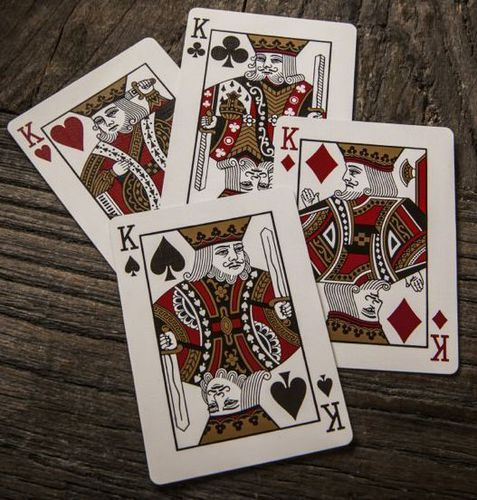
#> input picture resources/cards.jpg, 477 x 500 px, given in place of the camera
$ python g.py
#> lines starting #> are read from the running program, lines starting #| are printed output that depends on the picture; after the words box and inside, x2 and y2 are one past the last pixel; in counts of white or black regions, pixels touching at a corner belong together
# Colors & Color Detection

import cv2
import numpy as np


def redMask(hsvFrame):
    lowerb = np.array([161, 155, 84])
    higherb = np.array([179, 255, 255])
    return cv2.inRange(hsvFrame, lowerb, higherb)

def blueMask(hsvFrame):
    lowerb = np.array([94, 80, 2])
    upperb = np.array([126, 255, 255])
    return cv2.inRange(hsvFrame, lowerb, upperb)

def greenMask(hsvFrame):
    lowerb = np.array([25, 52, 72])
    upperb = np.array([102, 255, 255])
    return cv2.inRange(hsvFrame, lowerb, upperb)

if __name__ == "__main__":
    cap = cv2.VideoCapture(0)

    while True:
        # get the frame from video capture
        success, frame = cap.read()
#> frame is the input picture: shape (500, 477, 3); mean B, G, R 88.1, 96.6, 109.6
        width = int(cap.get(3))
        height = int(cap.get(4))

        smallerFrame = cv2.resize(frame, (0, 0), fx=0.5, fy=0.5)
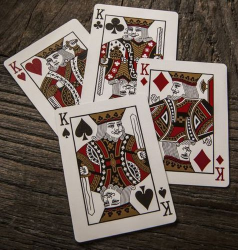
#> smallerFrame: shape (250, 238, 3); mean B, G, R 88.4, 96.8, 109.8

        hsvFrame = cv2.cvtColor(smallerFrame, cv2.COLOR_BGR2HSV)
#> hsvFrame: shape (250, 238, 3); mean H, S, V 20.7, 72.3, 109.9

        frame[:height//2, :width//2] = cv2.bitwise_and(smallerFrame, smallerFrame, mask=redMask(hsvFrame))
#> in redMask, `return cv2.inRange(hsvFrame, lowerb, higherb)`:
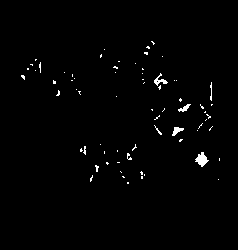
#> returned value: shape (250, 238); 1.1% white in thin lines or dots, all inside (x1, y1, x2, y2) = (21, 41, 220, 184)
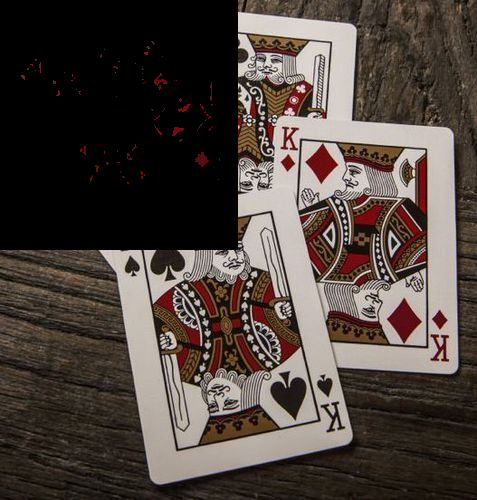
#> frame: shape (500, 477, 3); mean B, G, R 62.3, 68.4, 78.3
        frame[height//2:, :width//2] = cv2.bitwise_and(smallerFrame, smallerFrame, mask=greenMask(hsvFrame))
#> in greenMask, `return cv2.inRange(hsvFrame, lowerb, upperb)`:
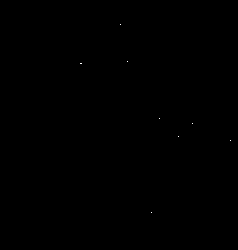
#> returned value: shape (250, 238); 0.02% white in thin lines or dots, all inside (x1, y1, x2, y2) = (80, 24, 231, 213)
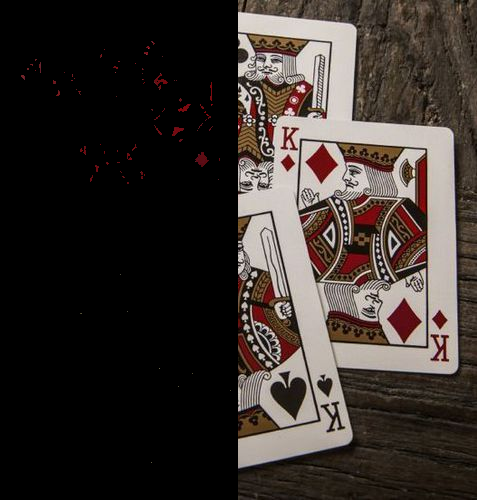
#> frame: shape (500, 477, 3); mean B, G, R 45.3, 49.3, 56.5
        frame[:height//2, width//2:] = cv2.bitwise_and(smallerFrame, smallerFrame, mask=blueMask(hsvFrame))
#> in blueMask, `return cv2.inRange(hsvFrame, lowerb, upperb)`: returned value: shape (250, 238); 0.01% white in thin lines or dots, all inside (x1, y1, x2, y2) = (135, 226, 160, 232)
#> (the run stopped early here; a loop or call above may not have finished)

$ run again, on resources/eby1.jpg
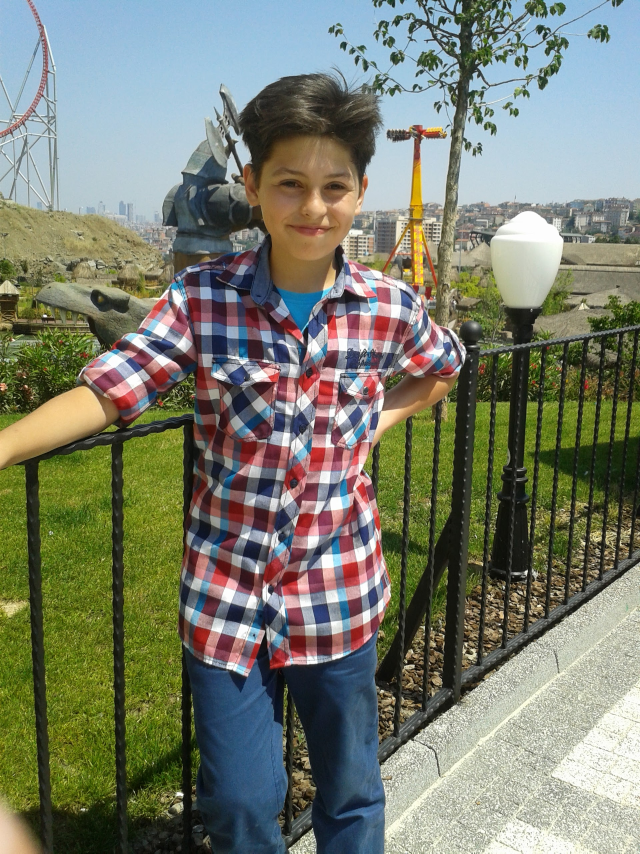
#> input picture resources/eby1.jpg, 1920 x 2560 px, given in place of the camera (shown at 1/3 size)
#> frame is the input picture: shape (2560, 1920, 3); mean B, G, R 110.2, 126.1, 121.4
#> hsvFrame: shape (1280, 960, 3); mean H, S, V 62.6, 93.5, 139.4
#> in redMask, `return cv2.inRange(hsvFrame, lowerb, higherb)`:
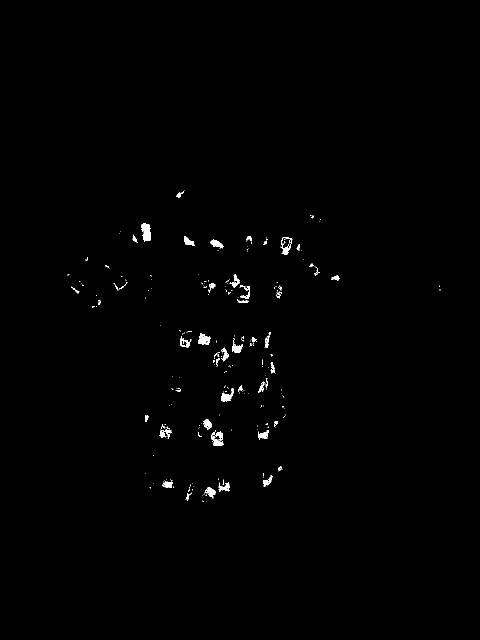
#> returned value: shape (1280, 960) (shown at 1/2 size); 0.57% white; 250 white regions (200 under 20 px), largest, box (x1, y1, x2, y2) and area: (282, 447, 301, 483) 503, (423, 863, 447, 891) 401, (396, 667, 421, 690) 349
#> `frame[height//2:, width//2:] = smallerFrame`:
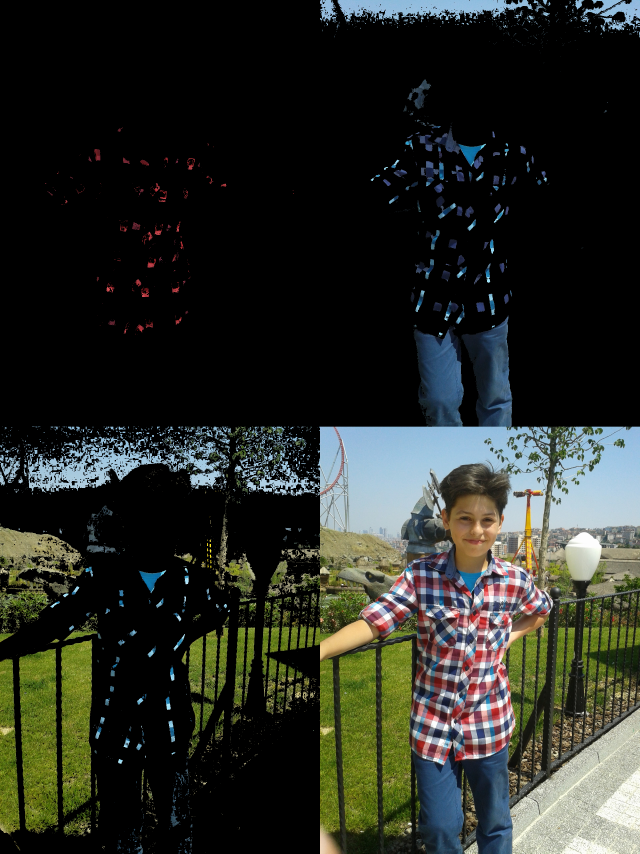
#> frame: shape (2560, 1920, 3) (shown at 1/3 size); mean B, G, R 36.8, 43.4, 40.3

$ run again, on resources/eby2.jpg
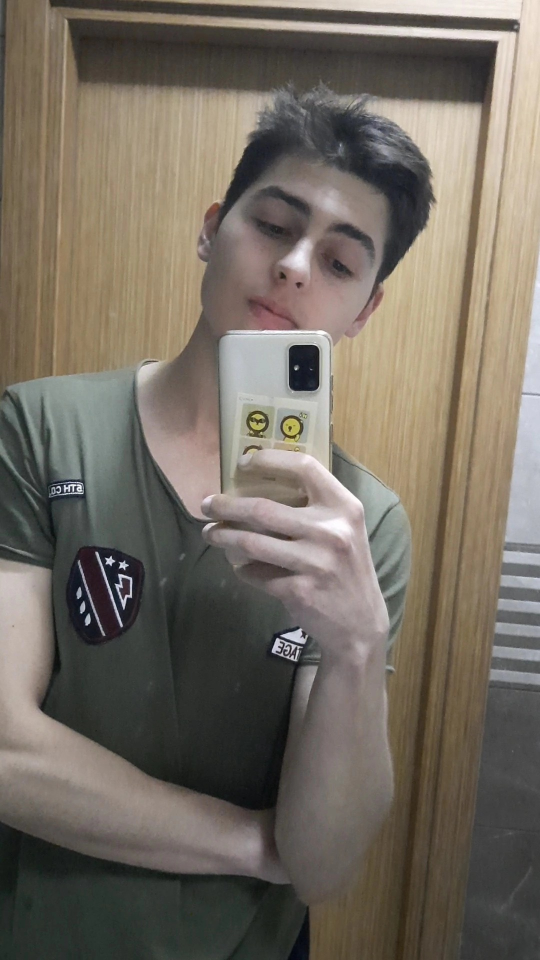
#> input picture resources/eby2.jpg, 1080 x 1920 px, given in place of the camera (shown at 1/2 size)
#> frame is the input picture: shape (1920, 1080, 3); mean B, G, R 97.6, 108.2, 115.9
#> hsvFrame: shape (960, 540, 3); mean H, S, V 38.2, 44.2, 117.8
#> in blueMask, `return cv2.inRange(hsvFrame, lowerb, upperb)`:
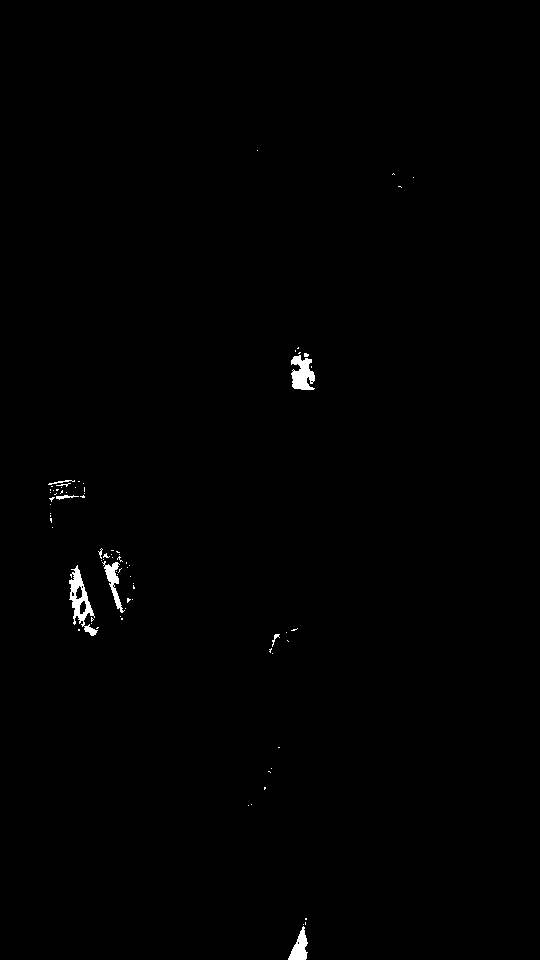
#> returned value: shape (960, 540); 0.47% white; 80 white regions (71 under 20 px), largest, box (x1, y1, x2, y2) and area: (69, 565, 98, 636) 718, (291, 355, 315, 390) 576, (102, 561, 125, 613) 362
#> `frame[height//2:, width//2:] = smallerFrame`:
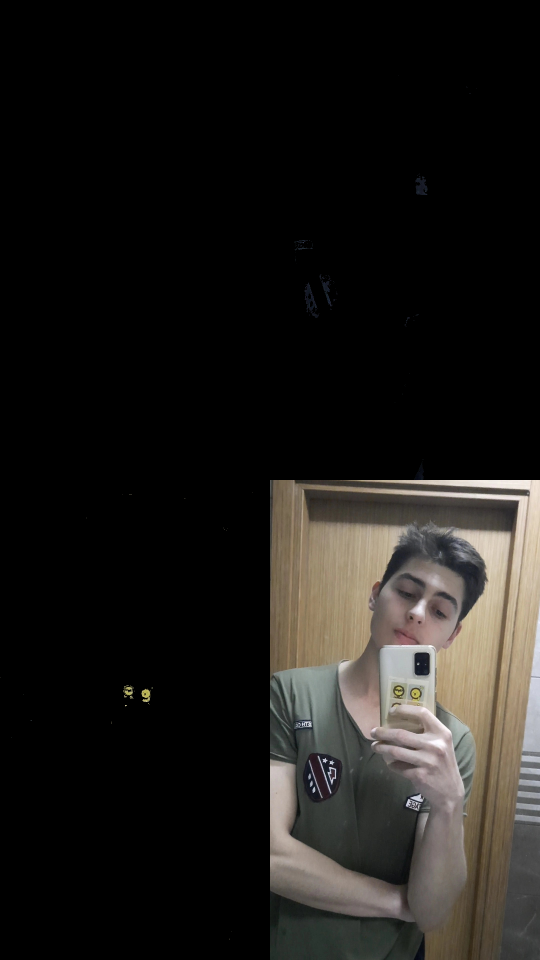
#> frame: shape (1920, 1080, 3) (shown at 1/2 size); mean B, G, R 24.5, 27.2, 29.1
